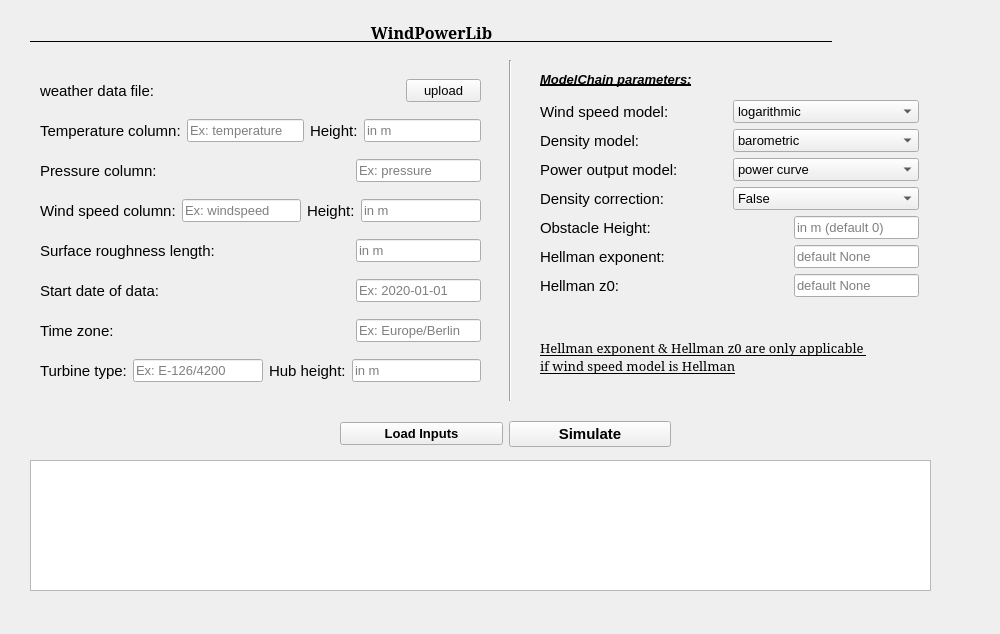
<?xml version="1.0" encoding="UTF-8"?>
<ui version="4.0">
 <class>Form</class>
 <widget class="QWidget" name="Form">
  <property name="geometry">
   <rect>
    <x>0</x>
    <y>0</y>
    <width>1000</width>
    <height>634</height>
   </rect>
  </property>
  <property name="windowTitle">
   <string>Form</string>
  </property>
  <widget class="Line" name="line">
   <property name="geometry">
    <rect>
     <x>500</x>
     <y>60</y>
     <width>20</width>
     <height>341</height>
    </rect>
   </property>
   <property name="orientation">
    <enum>Qt::Vertical</enum>
   </property>
  </widget>
  <widget class="QPlainTextEdit" name="plainTextEdit">
   <property name="geometry">
    <rect>
     <x>30</x>
     <y>460</y>
     <width>901</width>
     <height>131</height>
    </rect>
   </property>
   <property name="font">
    <font>
     <pointsize>10</pointsize>
    </font>
   </property>
  </widget>
  <widget class="QLabel" name="label_19">
   <property name="geometry">
    <rect>
     <x>30</x>
     <y>20</y>
     <width>941</width>
     <height>25</height>
    </rect>
   </property>
   <property name="font">
    <font>
     <family>MS Serif</family>
     <pointsize>12</pointsize>
     <weight>75</weight>
     <bold>true</bold>
     <underline>true</underline>
    </font>
   </property>
   <property name="text">
    <string>                                                                                  WindPowerLib                                                                                  </string>
   </property>
  </widget>
  <widget class="QLabel" name="label_mc_parameters">
   <property name="geometry">
    <rect>
     <x>540</x>
     <y>70</y>
     <width>185</width>
     <height>18</height>
    </rect>
   </property>
   <property name="font">
    <font>
     <family>MS Sans Serif</family>
     <pointsize>10</pointsize>
     <weight>75</weight>
     <italic>true</italic>
     <bold>true</bold>
     <underline>true</underline>
    </font>
   </property>
   <property name="text">
    <string>ModelChain parameters:</string>
   </property>
  </widget>
  <widget class="QWidget" name="">
   <property name="geometry">
    <rect>
     <x>40</x>
     <y>68</y>
     <width>441</width>
     <height>331</height>
    </rect>
   </property>
   <layout class="QVBoxLayout" name="verticalLayout_2">
    <item>
     <layout class="QHBoxLayout" name="horizontalLayout_15">
      <item>
       <widget class="QLabel" name="label_weather">
        <property name="font">
         <font>
          <pointsize>11</pointsize>
         </font>
        </property>
        <property name="text">
         <string>weather data file:</string>
        </property>
       </widget>
      </item>
      <item>
       <widget class="QPushButton" name="pushButton_upload">
        <property name="sizePolicy">
         <sizepolicy hsizetype="Expanding" vsizetype="Fixed">
          <horstretch>0</horstretch>
          <verstretch>0</verstretch>
         </sizepolicy>
        </property>
        <property name="maximumSize">
         <size>
          <width>75</width>
          <height>16777215</height>
         </size>
        </property>
        <property name="font">
         <font>
          <pointsize>10</pointsize>
          <weight>50</weight>
          <bold>false</bold>
         </font>
        </property>
        <property name="text">
         <string>upload</string>
        </property>
       </widget>
      </item>
     </layout>
    </item>
    <item>
     <layout class="QHBoxLayout" name="horizontalLayout_12">
      <item>
       <widget class="QLabel" name="label_temp_col">
        <property name="font">
         <font>
          <pointsize>11</pointsize>
         </font>
        </property>
        <property name="text">
         <string>Temperature column:</string>
        </property>
       </widget>
      </item>
      <item>
       <widget class="QLineEdit" name="lineEdit_temp_col">
        <property name="font">
         <font>
          <pointsize>10</pointsize>
         </font>
        </property>
        <property name="placeholderText">
         <string>Ex: temperature</string>
        </property>
       </widget>
      </item>
      <item>
       <widget class="QLabel" name="label_temp_height">
        <property name="font">
         <font>
          <pointsize>11</pointsize>
         </font>
        </property>
        <property name="text">
         <string>Height:</string>
        </property>
       </widget>
      </item>
      <item>
       <widget class="QLineEdit" name="lineEdit_temp_height">
        <property name="font">
         <font>
          <pointsize>10</pointsize>
         </font>
        </property>
        <property name="placeholderText">
         <string>in m</string>
        </property>
       </widget>
      </item>
     </layout>
    </item>
    <item>
     <layout class="QHBoxLayout" name="horizontalLayout_6">
      <item>
       <widget class="QLabel" name="label_pressure_col">
        <property name="font">
         <font>
          <pointsize>11</pointsize>
         </font>
        </property>
        <property name="text">
         <string>Pressure column:</string>
        </property>
       </widget>
      </item>
      <item>
       <widget class="QLineEdit" name="lineEdit_pressure_col">
        <property name="sizePolicy">
         <sizepolicy hsizetype="Maximum" vsizetype="Fixed">
          <horstretch>0</horstretch>
          <verstretch>0</verstretch>
         </sizepolicy>
        </property>
        <property name="font">
         <font>
          <pointsize>10</pointsize>
         </font>
        </property>
        <property name="placeholderText">
         <string>Ex: pressure</string>
        </property>
       </widget>
      </item>
     </layout>
    </item>
    <item>
     <layout class="QHBoxLayout" name="horizontalLayout_5">
      <item>
       <widget class="QLabel" name="label_windspeed_col">
        <property name="font">
         <font>
          <pointsize>11</pointsize>
         </font>
        </property>
        <property name="text">
         <string>Wind speed column:</string>
        </property>
       </widget>
      </item>
      <item>
       <widget class="QLineEdit" name="lineEdit_windspeed_col">
        <property name="font">
         <font>
          <pointsize>10</pointsize>
         </font>
        </property>
        <property name="placeholderText">
         <string>Ex: windspeed</string>
        </property>
       </widget>
      </item>
      <item>
       <widget class="QLabel" name="label_windspeed_height">
        <property name="font">
         <font>
          <pointsize>11</pointsize>
         </font>
        </property>
        <property name="text">
         <string>Height:</string>
        </property>
       </widget>
      </item>
      <item>
       <widget class="QLineEdit" name="lineEdit_windspeed_height">
        <property name="font">
         <font>
          <pointsize>10</pointsize>
         </font>
        </property>
        <property name="placeholderText">
         <string>in m</string>
        </property>
       </widget>
      </item>
     </layout>
    </item>
    <item>
     <layout class="QHBoxLayout" name="horizontalLayout_4">
      <item>
       <widget class="QLabel" name="label_surface_roughness">
        <property name="font">
         <font>
          <pointsize>11</pointsize>
         </font>
        </property>
        <property name="text">
         <string>Surface roughness length:</string>
        </property>
       </widget>
      </item>
      <item>
       <widget class="QLineEdit" name="lineEdit_roughness">
        <property name="sizePolicy">
         <sizepolicy hsizetype="Maximum" vsizetype="Fixed">
          <horstretch>0</horstretch>
          <verstretch>0</verstretch>
         </sizepolicy>
        </property>
        <property name="font">
         <font>
          <pointsize>10</pointsize>
         </font>
        </property>
        <property name="placeholderText">
         <string>in m</string>
        </property>
       </widget>
      </item>
     </layout>
    </item>
    <item>
     <layout class="QHBoxLayout" name="horizontalLayout_2">
      <item>
       <widget class="QLabel" name="label_startdate">
        <property name="font">
         <font>
          <pointsize>11</pointsize>
         </font>
        </property>
        <property name="text">
         <string>Start date of data:</string>
        </property>
       </widget>
      </item>
      <item>
       <widget class="QLineEdit" name="lineEdit_date">
        <property name="sizePolicy">
         <sizepolicy hsizetype="Maximum" vsizetype="Fixed">
          <horstretch>0</horstretch>
          <verstretch>0</verstretch>
         </sizepolicy>
        </property>
        <property name="font">
         <font>
          <pointsize>10</pointsize>
         </font>
        </property>
        <property name="placeholderText">
         <string>Ex: 2020-01-01</string>
        </property>
       </widget>
      </item>
     </layout>
    </item>
    <item>
     <layout class="QHBoxLayout" name="horizontalLayout_3">
      <item>
       <widget class="QLabel" name="label_timezone">
        <property name="font">
         <font>
          <pointsize>11</pointsize>
         </font>
        </property>
        <property name="text">
         <string>Time zone:</string>
        </property>
       </widget>
      </item>
      <item>
       <widget class="QLineEdit" name="lineEdit_timezone">
        <property name="sizePolicy">
         <sizepolicy hsizetype="Maximum" vsizetype="Fixed">
          <horstretch>0</horstretch>
          <verstretch>0</verstretch>
         </sizepolicy>
        </property>
        <property name="font">
         <font>
          <pointsize>10</pointsize>
         </font>
        </property>
        <property name="placeholderText">
         <string>Ex: Europe/Berlin</string>
        </property>
       </widget>
      </item>
     </layout>
    </item>
    <item>
     <layout class="QHBoxLayout" name="horizontalLayout">
      <item>
       <widget class="QLabel" name="label_turbine">
        <property name="font">
         <font>
          <pointsize>11</pointsize>
         </font>
        </property>
        <property name="text">
         <string>Turbine type:</string>
        </property>
       </widget>
      </item>
      <item>
       <widget class="QLineEdit" name="lineEdit_turbine">
        <property name="font">
         <font>
          <pointsize>10</pointsize>
         </font>
        </property>
        <property name="placeholderText">
         <string>Ex: E-126/4200</string>
        </property>
       </widget>
      </item>
      <item>
       <widget class="QLabel" name="label_hub">
        <property name="font">
         <font>
          <pointsize>11</pointsize>
         </font>
        </property>
        <property name="text">
         <string>Hub height:</string>
        </property>
       </widget>
      </item>
      <item>
       <widget class="QLineEdit" name="lineEdit_hub">
        <property name="font">
         <font>
          <pointsize>10</pointsize>
         </font>
        </property>
        <property name="placeholderText">
         <string>in m</string>
        </property>
       </widget>
      </item>
     </layout>
    </item>
   </layout>
  </widget>
  <widget class="QWidget" name="">
   <property name="geometry">
    <rect>
     <x>540</x>
     <y>100</y>
     <width>379</width>
     <height>311</height>
    </rect>
   </property>
   <layout class="QVBoxLayout" name="verticalLayout">
    <item>
     <layout class="QHBoxLayout" name="horizontalLayout_7">
      <item>
       <widget class="QLabel" name="label_windspeed_model">
        <property name="font">
         <font>
          <pointsize>11</pointsize>
         </font>
        </property>
        <property name="text">
         <string>Wind speed model:</string>
        </property>
       </widget>
      </item>
      <item>
       <widget class="QComboBox" name="comboBox_windspeed_model">
        <property name="font">
         <font>
          <pointsize>10</pointsize>
         </font>
        </property>
        <item>
         <property name="text">
          <string>logarithmic</string>
         </property>
        </item>
        <item>
         <property name="text">
          <string>hellman</string>
         </property>
        </item>
       </widget>
      </item>
     </layout>
    </item>
    <item>
     <layout class="QHBoxLayout" name="horizontalLayout_8">
      <item>
       <widget class="QLabel" name="label_density">
        <property name="font">
         <font>
          <pointsize>11</pointsize>
         </font>
        </property>
        <property name="text">
         <string>Density model:</string>
        </property>
       </widget>
      </item>
      <item>
       <widget class="QComboBox" name="comboBox_density_model">
        <property name="font">
         <font>
          <pointsize>10</pointsize>
         </font>
        </property>
        <item>
         <property name="text">
          <string>barometric</string>
         </property>
        </item>
        <item>
         <property name="text">
          <string>ideal gas</string>
         </property>
        </item>
       </widget>
      </item>
     </layout>
    </item>
    <item>
     <layout class="QHBoxLayout" name="horizontalLayout_9">
      <item>
       <widget class="QLabel" name="label_poweroutput_model">
        <property name="font">
         <font>
          <pointsize>11</pointsize>
         </font>
        </property>
        <property name="text">
         <string>Power output model:</string>
        </property>
       </widget>
      </item>
      <item>
       <widget class="QComboBox" name="comboBox_power_output_model">
        <property name="font">
         <font>
          <pointsize>10</pointsize>
         </font>
        </property>
        <item>
         <property name="text">
          <string>power curve</string>
         </property>
        </item>
        <item>
         <property name="text">
          <string>power coefficient curve</string>
         </property>
        </item>
       </widget>
      </item>
     </layout>
    </item>
    <item>
     <layout class="QHBoxLayout" name="horizontalLayout_10">
      <item>
       <widget class="QLabel" name="label_density_correction">
        <property name="font">
         <font>
          <pointsize>11</pointsize>
         </font>
        </property>
        <property name="text">
         <string>Density correction:</string>
        </property>
       </widget>
      </item>
      <item>
       <widget class="QComboBox" name="comboBox_density_correction">
        <property name="sizePolicy">
         <sizepolicy hsizetype="Preferred" vsizetype="Fixed">
          <horstretch>0</horstretch>
          <verstretch>0</verstretch>
         </sizepolicy>
        </property>
        <property name="font">
         <font>
          <pointsize>10</pointsize>
         </font>
        </property>
        <item>
         <property name="text">
          <string>False</string>
         </property>
        </item>
        <item>
         <property name="text">
          <string>True</string>
         </property>
        </item>
       </widget>
      </item>
     </layout>
    </item>
    <item>
     <layout class="QHBoxLayout" name="horizontalLayout_11">
      <item>
       <widget class="QLabel" name="label_obstacle">
        <property name="font">
         <font>
          <pointsize>11</pointsize>
         </font>
        </property>
        <property name="text">
         <string>Obstacle Height:</string>
        </property>
       </widget>
      </item>
      <item alignment="Qt::AlignRight">
       <widget class="QLineEdit" name="lineEdit_obstacle">
        <property name="font">
         <font>
          <pointsize>10</pointsize>
         </font>
        </property>
        <property name="placeholderText">
         <string>in m (default 0)</string>
        </property>
       </widget>
      </item>
     </layout>
    </item>
    <item>
     <layout class="QHBoxLayout" name="horizontalLayout_13">
      <item>
       <widget class="QLabel" name="label_hellman_exp">
        <property name="font">
         <font>
          <pointsize>11</pointsize>
         </font>
        </property>
        <property name="text">
         <string>Hellman exponent:</string>
        </property>
       </widget>
      </item>
      <item alignment="Qt::AlignRight">
       <widget class="QLineEdit" name="lineEdit_hellman_exp">
        <property name="font">
         <font>
          <pointsize>10</pointsize>
         </font>
        </property>
        <property name="placeholderText">
         <string>default None</string>
        </property>
       </widget>
      </item>
     </layout>
    </item>
    <item>
     <layout class="QHBoxLayout" name="horizontalLayout_14">
      <item>
       <widget class="QLabel" name="label_hellman_z0">
        <property name="font">
         <font>
          <pointsize>11</pointsize>
         </font>
        </property>
        <property name="text">
         <string>Hellman z0:</string>
        </property>
       </widget>
      </item>
      <item alignment="Qt::AlignRight">
       <widget class="QLineEdit" name="lineEdit_hellman_z0">
        <property name="font">
         <font>
          <pointsize>10</pointsize>
         </font>
        </property>
        <property name="placeholderText">
         <string>default None</string>
        </property>
       </widget>
      </item>
     </layout>
    </item>
    <item>
     <widget class="QLabel" name="label_hellman">
      <property name="font">
       <font>
        <family>MS Serif</family>
        <pointsize>10</pointsize>
        <underline>true</underline>
       </font>
      </property>
      <property name="text">
       <string>Hellman exponent &amp; Hellman z0 are only applicable 
if wind speed model is Hellman</string>
      </property>
     </widget>
    </item>
   </layout>
  </widget>
  <widget class="QWidget" name="">
   <property name="geometry">
    <rect>
     <x>340</x>
     <y>420</y>
     <width>331</width>
     <height>28</height>
    </rect>
   </property>
   <layout class="QHBoxLayout" name="horizontalLayout_16">
    <item>
     <widget class="QPushButton" name="pushButton_input">
      <property name="sizePolicy">
       <sizepolicy hsizetype="Minimum" vsizetype="Fixed">
        <horstretch>0</horstretch>
        <verstretch>0</verstretch>
       </sizepolicy>
      </property>
      <property name="font">
       <font>
        <pointsize>10</pointsize>
        <weight>75</weight>
        <bold>true</bold>
        <underline>false</underline>
       </font>
      </property>
      <property name="cursor">
       <cursorShape>ArrowCursor</cursorShape>
      </property>
      <property name="autoFillBackground">
       <bool>false</bool>
      </property>
      <property name="text">
       <string>Load Inputs</string>
      </property>
      <property name="autoDefault">
       <bool>false</bool>
      </property>
     </widget>
    </item>
    <item>
     <widget class="QPushButton" name="pushButton_simulate">
      <property name="sizePolicy">
       <sizepolicy hsizetype="Minimum" vsizetype="Fixed">
        <horstretch>0</horstretch>
        <verstretch>0</verstretch>
       </sizepolicy>
      </property>
      <property name="font">
       <font>
        <pointsize>11</pointsize>
        <weight>75</weight>
        <bold>true</bold>
        <underline>false</underline>
       </font>
      </property>
      <property name="cursor">
       <cursorShape>ArrowCursor</cursorShape>
      </property>
      <property name="autoFillBackground">
       <bool>false</bool>
      </property>
      <property name="text">
       <string>Simulate</string>
      </property>
      <property name="autoDefault">
       <bool>false</bool>
      </property>
     </widget>
    </item>
   </layout>
  </widget>
 </widget>
 <resources/>
 <connections/>
</ui>
